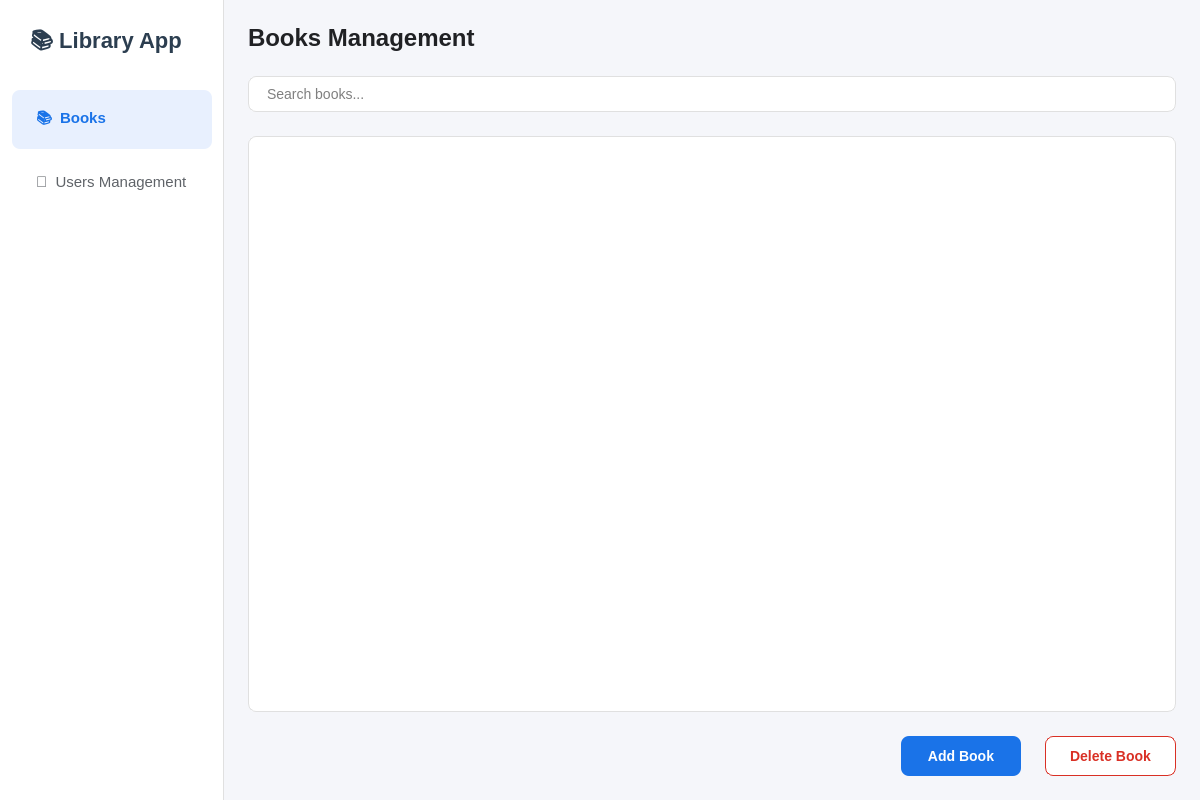
<?xml version="1.0" encoding="UTF-8"?>
<ui version="4.0">
 <class>LibraryManagementApp</class>
 <widget class="QMainWindow" name="LibraryManagementApp">
  <property name="geometry">
   <rect>
    <x>0</x>
    <y>0</y>
    <width>1200</width>
    <height>800</height>
   </rect>
  </property>
  <property name="windowTitle">
   <string>Modern Library Management</string>
  </property>
  <property name="styleSheet">
   <string>
    QMainWindow {
      background-color: #f5f6fa;
    }
   </string>
  </property>
  <widget class="QWidget" name="centralwidget">
   <layout class="QHBoxLayout" name="horizontalLayout_main" stretch="0,1">
    <property name="spacing">
     <number>0</number>
    </property>
    <property name="leftMargin">
     <number>0</number>
    </property>
    <property name="topMargin">
     <number>0</number>
    </property>
    <property name="rightMargin">
     <number>0</number>
    </property>
    <property name="bottomMargin">
     <number>0</number>
    </property>

    <!-- Modern Drawer -->
    <item>
     <widget class="QWidget" name="drawerWidget">
      <property name="minimumWidth">
       <number>280</number>
      </property>
      <property name="maximumWidth">
       <number>280</number>
      </property>
      <property name="styleSheet">
       <string>
        QWidget#drawerWidget {
          background-color: #ffffff;
          border-right: 1px solid #e0e0e0;
        }
        QLabel#logoLabel {
          font-family: 'Segoe UI', Arial;
          font-size: 22px;
          font-weight: bold;
          color: #2c3e50;
          padding: 24px;
        }
        QPushButton {
          font-family: 'Segoe UI', Arial;
          text-align: left;
          padding: 16px 24px;
          border: none;
          color: #5f6368;
          background-color: transparent;
          font-size: 15px;
          border-radius: 0px;
          margin: 4px 12px;
          border-radius: 8px;
        }
        QPushButton:hover {
          background-color: #f5f5f5;
          color: #1a73e8;
        }
        QPushButton:checked {
          background-color: #e8f0fe;
          color: #1a73e8;
          font-weight: bold;
        }
       </string>
      </property>
      <layout class="QVBoxLayout" name="drawerLayout">
       <property name="spacing">
        <number>0</number>
       </property>
       <property name="leftMargin">
        <number>0</number>
       </property>
       <property name="topMargin">
        <number>0</number>
       </property>
       <property name="rightMargin">
        <number>0</number>
       </property>
       <property name="bottomMargin">
        <number>0</number>
       </property>
       <item>
        <widget class="QLabel" name="logoLabel">
         <property name="text">
          <string>📚 Library App</string>
         </property>
        </widget>
       </item>
       <item>
        <widget class="QPushButton" name="booksButton">
         <property name="checkable">
          <bool>true</bool>
         </property>
         <property name="checked">
          <bool>true</bool>
         </property>
         <property name="text">
          <string>📚  Books</string>
         </property>
        </widget>
       </item>
       <item>
        <widget class="QPushButton" name="usersButton">
         <property name="checkable">
          <bool>true</bool>
         </property>
         <property name="text">
          <string>👥  Users Management</string>
         </property>
        </widget>
       </item>
       <item>
        <spacer name="verticalSpacer">
         <property name="orientation">
          <enum>Qt::Vertical</enum>
         </property>
         <property name="sizeHint" stdset="0">
          <size>
           <width>20</width>
           <height>40</height>
          </size>
         </property>
        </spacer>
       </item>
      </layout>
     </widget>
    </item>

    <!-- Content Area -->
    <item>
     <widget class="QStackedWidget" name="stackedWidget">
      <!-- Books Page -->
      <widget class="QWidget" name="booksPage">
       <layout class="QVBoxLayout" name="booksLayout">
        <property name="spacing">
         <number>24</number>
        </property>
        <property name="margin">
         <number>24</number>
        </property>
        <item>
         <widget class="QLabel" name="booksHeaderLabel">
          <property name="styleSheet">
           <string>
            QLabel {
              font-family: 'Segoe UI', Arial;
              font-size: 24px;
              font-weight: bold;
              color: #202124;
            }
           </string>
          </property>
          <property name="text">
           <string>Books Management</string>
          </property>
         </widget>
        </item>
        <item>
         <widget class="QLineEdit" name="searchBooks">
          <property name="minimumHeight">
           <number>40</number>
          </property>
          <property name="styleSheet">
           <string>
            QLineEdit {
              border: 1px solid #e0e0e0;
              border-radius: 8px;
              padding: 8px 16px;
              background: white;
              font-size: 14px;
            }
            QLineEdit:focus {
              border: 2px solid #1a73e8;
            }
           </string>
          </property>
          <property name="placeholderText">
           <string>Search books...</string>
          </property>
         </widget>
        </item>
        <item>
         <widget class="QTableWidget" name="bookTable">
          <property name="styleSheet">
           <string>
            QTableWidget {
              background-color: white;
              border: 1px solid #e0e0e0;
              border-radius: 8px;
              gridline-color: #f0f0f0;
            }
            QHeaderView::section {
              background-color: white;
              padding: 12px;
              border: none;
              border-bottom: 1px solid #e0e0e0;
              font-weight: bold;
              color: #5f6368;
            }
            QTableWidget::item {
              padding: 8px;
              border-bottom: 1px solid #f0f0f0;
            }
            QTableWidget::item:selected {
              background-color: #e8f0fe;
              color: #1a73e8;
            }
           </string>
          </property>
          <attribute name="horizontalHeaderStretchLastSection">
           <bool>true</bool>
          </attribute>
         </widget>
        </item>
        <item>
         <layout class="QHBoxLayout" name="bookButtonsLayout">
          <item>
           <spacer name="horizontalSpacer">
            <property name="orientation">
             <enum>Qt::Horizontal</enum>
            </property>
            <property name="sizeHint" stdset="0">
             <size>
              <width>40</width>
              <height>20</height>
             </size>
            </property>
           </spacer>
          </item>
          <item>
           <widget class="QPushButton" name="addButton">
            <property name="minimumSize">
             <size>
              <width>120</width>
              <height>40</height>
             </size>
            </property>
            <property name="styleSheet">
             <string>
              QPushButton {
                background-color: #1a73e8;
                color: white;
                border: none;
                border-radius: 8px;
                padding: 8px 24px;
                font-size: 14px;
                font-weight: bold;
              }
              QPushButton:hover {
                background-color: #1557b0;
              }
              QPushButton:pressed {
                background-color: #174ea6;
              }
             </string>
            </property>
            <property name="text">
             <string>Add Book</string>
            </property>
           </widget>
          </item>
          <item>
           <widget class="QPushButton" name="deleteButton">
            <property name="minimumSize">
             <size>
              <width>120</width>
              <height>40</height>
             </size>
            </property>
            <property name="styleSheet">
             <string>
              QPushButton {
                background-color: white;
                color: #d93025;
                border: 1px solid #d93025;
                border-radius: 8px;
                padding: 8px 24px;
                font-size: 14px;
                font-weight: bold;
              }
              QPushButton:hover {
                background-color: #fce8e6;
              }
              QPushButton:pressed {
                background-color: #fcd8d3;
              }
             </string>
            </property>
            <property name="text">
             <string>Delete Book</string>
            </property>
           </widget>
          </item>
         </layout>
        </item>
       </layout>
      </widget>

      <!-- Users Page -->
      <widget class="QWidget" name="usersPage">
       <layout class="QVBoxLayout" name="usersLayout">
        <property name="spacing">
         <number>24</number>
        </property>
        <property name="margin">
         <number>24</number>
        </property>
        <item>
         <widget class="QLabel" name="usersHeaderLabel">
          <property name="styleSheet">
           <string>
            QLabel {
              font-family: 'Segoe UI', Arial;
              font-size: 24px;
              font-weight: bold;
              color: #202124;
            }
           </string>
          </property>
          <property name="text">
           <string>Users Management</string>
          </property>
         </widget>
        </item>
        <item>
         <widget class="QLineEdit" name="searchUsers">
          <property name="minimumHeight">
           <number>40</number>
          </property>
          <property name="styleSheet">
           <string>
            QLineEdit {
              border: 1px solid #e0e0e0;
              border-radius: 8px;
              padding: 8px 16px;
              background: white;
              font-size: 14px;
            }
            QLineEdit:focus {
              border: 2px solid #1a73e8;
            }
           </string>
          </property>
          <property name="placeholderText">
           <string>Search users...</string>
          </property>
         </widget>
        </item>
        <item>
         <widget class="QTableWidget" name="usersTable">
          <property name="styleSheet">
           <string>
            QTableWidget {
              background-color: white;
              border: 1px solid #e0e0e0;
              border-radius: 8px;
              gridline-color: #f0f0f0;
            }
            QHeaderView::section {
              background-color: white;
              padding: 12px;
              border: none;
              border-bottom: 1px solid #e0e0e0;
              font-weight: bold;
              color: #5f6368;
            }
            QTableWidget::item {
              padding: 8px;
              border-bottom: 1px solid #f0f0f0;
            }
            QTableWidget::item:selected {
              background-color: #e8f0fe;
              color: #1a73e8;
            }
           </string>
          </property>
          <attribute name="horizontalHeaderStretchLastSection">
           <bool>true</bool>
          </attribute>
         </widget>
        </item>
        <item>
         <layout class="QHBoxLayout" name="userButtonsLayout">
          <item>
           <spacer name="horizontalSpacer_2">
            <property name="orientation">
             <enum>Qt::Horizontal</enum>
            </property>
            <property name="sizeHint" stdset="0">
             <size>
              <width>40</width>
              <height>20</height>
             </size>
            </property>
           </spacer>
          </item>
          <item>
           <widget class="QPushButton" name="addUserButton">
            <property name="minimumSize">
             <size>
              <width>120</width>
              <height>40</height>
             </size>
            </property>
            <property name="styleSheet">
             <string>
              QPushButton {
                background-color: #1a73e8;
                color: white;
                border: none;
                border-radius: 8px;
                padding: 8px 24px;
                font-size: 14px;
                font-weight: bold;
              }
              QPushButton:hover {
                background-color: #1557b0;
              }
              QPushButton:pressed {
                background-color: #174ea6;
              }
             </string>
            </property>
            <property name="text">
             <string>Add User</string>
            </property>
           </widget>
          </item>
          <item>
           <widget class="QPushButton" name="deleteUserButton">
            <property name="minimumSize">
             <size>
              <width>120</width>
              <height>40</height>
             </size>
            </property>
            <property name="styleSheet">
             <string>
              QPushButton {
                background-color: white;
                color: #d93025;
                border: 1px solid #d93025;
                border-radius: 8px;
                padding: 8px 24px;
                font-size: 14px;
                font-weight: bold;
              }
              QPushButton:hover {
                background-color: #fce8e6;
              }
              QPushButton:pressed {
                background-color: #fcd8d3;
              }
             </string>
            </property>
            <property name="text">
             <string>Delete User</string>
            </property>
           </widget>
          </item>
         </layout>
        </item>
       </layout>
      </widget>
     </widget>
    </item>
   </layout>
  </widget>
 </widget>
 <resources/>
 <connections/>
</ui>
